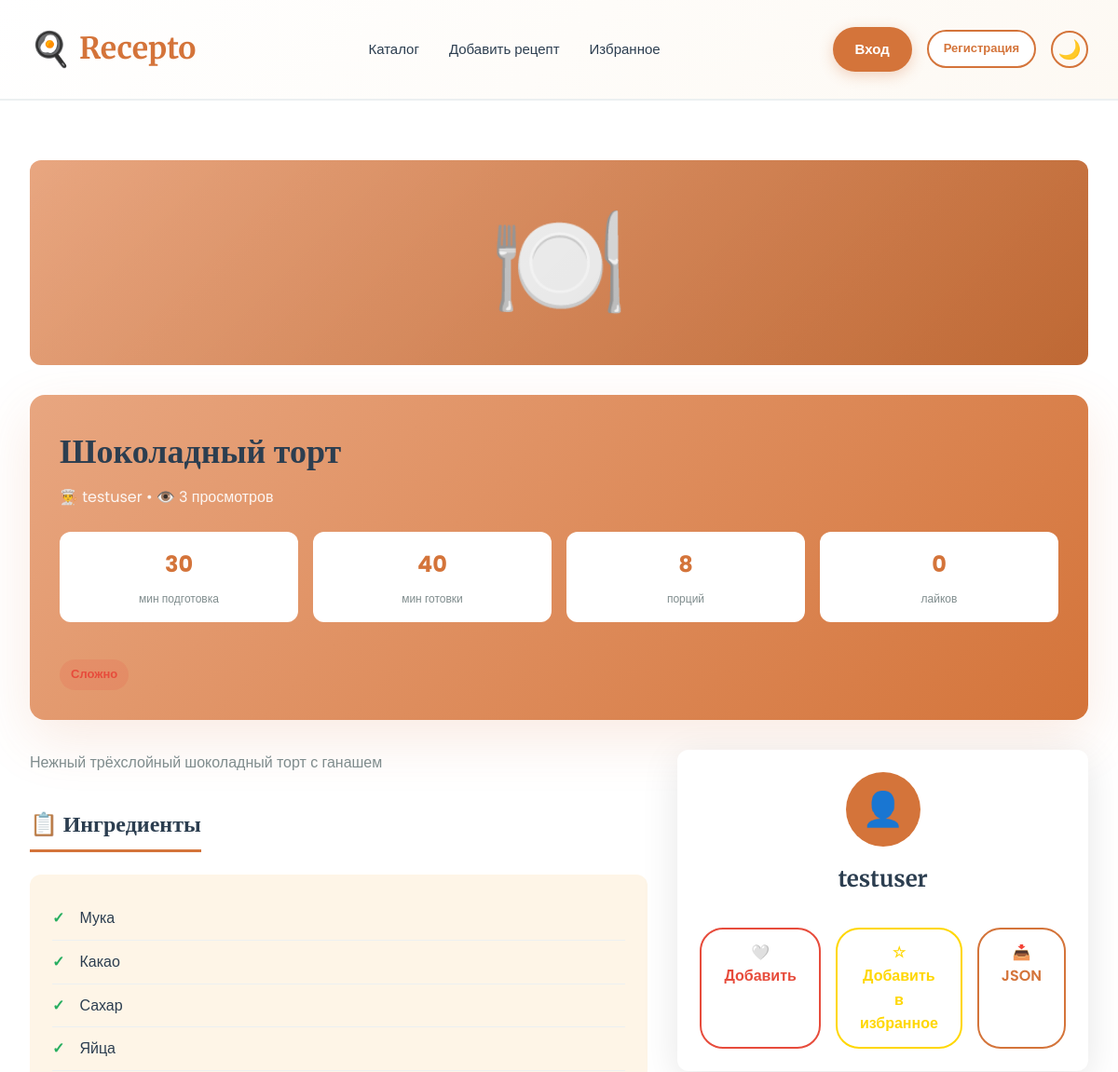
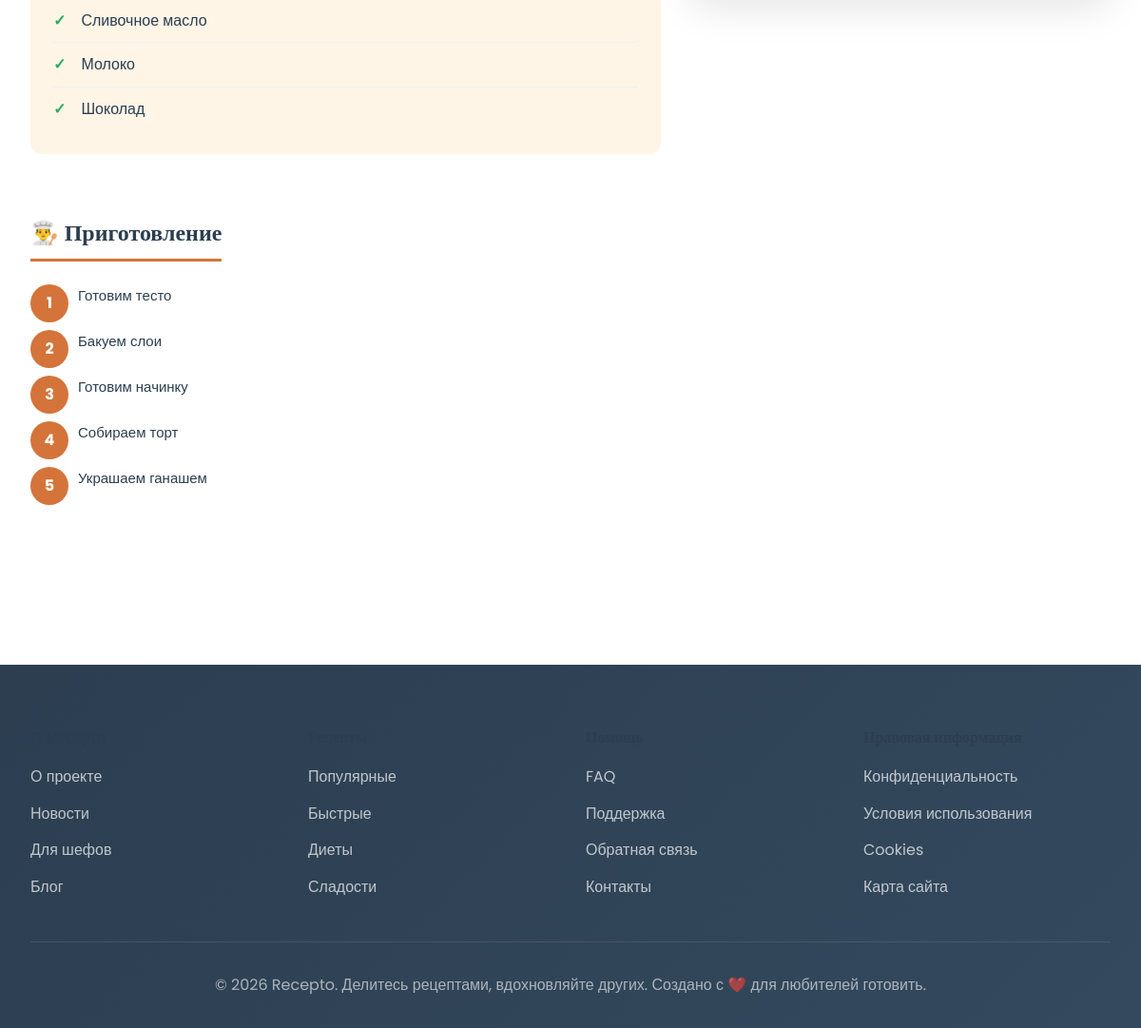
/recipe/4/, run on the app's committed database (2 pictures, top to bottom).
### main/models.py (models this page shows, shortened)
class Recipe(models.Model):
    DIFFICULTY = [
        ('easy', 'Легко'),
        ('medium', 'Средне'),
        ('hard', 'Сложно'),
    ]
    CATEGORY = [
        ('breakfast', 'Завтрак'),
        ('lunch', 'Обед'),
        ('dinner', 'Ужин'),
        ('dessert', 'Десерт'),
        ('drink', 'Напиток'),
    ]
    title = models.CharField(max_length=200)
    author = models.ForeignKey(
        User,
        on_delete=models.CASCADE
    )
    description = models.TextField()
    category = models.CharField(
        max_length=20,
        choices=CATEGORY
    )
    image = models.ImageField(
        upload_to='recipes/',
        blank=True,
        null=True
    )
    ingredients = models.TextField()
    instructions = models.TextField()
    prep_time = models.IntegerField(default=0)
    cook_time = models.IntegerField(default=0)
    servings = models.IntegerField(default=1)
    difficulty = models.CharField(
        max_length=10,
        choices=DIFFICULTY,
        default='medium'
    )
    likes = models.IntegerField(default=0)
    views = models.IntegerField(default=0)
    created_at = models.DateTimeField(
        auto_now_add=True
    )

### main/views.py (the view, shortened to what this page needs)
# urls.py: path('recipe/<int:recipe_id>/', views.recipe_detail, name='recipe_detail'),
def recipe_detail(request, recipe_id):
    recipe = get_object_or_404(
        Recipe,
        id=recipe_id
    )
    recipe.views += 1
    recipe.save()
    liked = False
    favorite = False
    return render(request, 'main/recipe_detail.html', {
        'recipe': recipe,
        'liked': liked,
        'favorite': favorite,
        'ingredients': recipe.ingredients.split('\n'),
        'instructions': recipe.instructions.split('\n')
    })

### main/templates/main/recipe_detail.html (shortened to what this page needs)
{% extends 'main/base.html' %}
{% block content %}
<section class="section">
  <div class="container">
    {% if recipe.image %}
      <img src="{{ recipe.image.url }}" alt="{{ recipe.title }}" class="recipe-image">
    {% else %}
      <div class="recipe-image" style="background:linear-gradient(135deg,var(--primary-light),var(--primary));display:flex;align-items:center;justify-content:center;font-size:120px">🍽️</div>
    {% endif %}
    <div class="recipe-hero">
      <h1 style="margin:0;font-size:36px">{{ recipe.title }}</h1>
      <p style="margin:0.5rem 0 0;opacity:0.9">👨‍🍳 {{ recipe.author.username }} • 👁️ {{ recipe.views }} просмотров</p>
      <div class="recipe-info-grid">
        <div class="recipe-info-item">
          <div class="recipe-info-value">{{ recipe.prep_time }}</div>
          <div class="recipe-info-label">мин подготовка</div>
        </div>
        <div class="recipe-info-item">
          <div class="recipe-info-value">{{ recipe.cook_time }}</div>
          <div class="recipe-info-label">мин готовки</div>
        </div>
        <div class="recipe-info-item">
          <div class="recipe-info-value">{{ recipe.servings }}</div>
          <div class="recipe-info-label">порций</div>
        </div>
        <div class="recipe-info-item">
          <div class="recipe-info-value">{{ recipe.likes }}</div>
          <div class="recipe-info-label">лайков</div>
        </div>
      </div>
      <div class="recipe-difficulty difficulty-{{ recipe.difficulty }}">
        {{ recipe.get_difficulty_display }}
      </div>
    </div>
    <div style="display:grid;grid-template-columns:2fr 1fr;gap:2rem;margin-bottom:2rem">
      <div>
        <p style="color:var(--text-light);line-height:1.8;font-size:16px">{{ recipe.description }}</p>
        <h2 class="section-title">📋 Ингредиенты</h2>
        <div class="ingredients-list">
          {% for ingredient in ingredients %}
            <div class="ingredient-item">{{ ingredient }}</div>
          {% endfor %}
        </div>
        <h2 class="section-title">👨‍🍳 Приготовление</h2>
        <div class="instructions-list">
          {% for instruction in instructions %}
            <div class="instruction-item">
              <div class="instruction-text">{{ instruction }}</div>
            </div>
          {% endfor %}
        </div>
      </div>
      <div>
        <div class="recipe-author">
          {% if recipe.author.userprofile.avatar %}
            <img src="{{ recipe.author.userprofile.avatar.url }}" alt="{{ recipe.author.username }}" class="author-avatar" style="width:80px;height:80px;border-radius:50%;object-fit:cover;margin:0 auto 1rem">
          {% else %}
            <div class="author-avatar">👤</div>
          {% endif %}
          <h3>{{ recipe.author.get_full_name|default:recipe.author.username }}</h3>
          <div class="recipe-actions">
            {% if is_liked %}
              <a href="{% url 'toggle_like' recipe.id %}" class="btn-like liked">❤️ Нравится</a>
            {% else %}
              <a href="{% url 'toggle_like' recipe.id %}" class="btn-like">🤍 Добавить</a>
            {% endif %}
            {% if is_favorited %}
              <a href="{% url 'toggle_favorite' recipe.id %}" class="btn-like" style="border-color:#FFD700;color:#FFD700;background:transparent">⭐ В избранном</a>
            {% else %}
              <a href="{% url 'toggle_favorite' recipe.id %}" class="btn-like" style="border-color:#FFD700;color:#FFD700;background:transparent">☆ Добавить в избранное</a>
            {% endif %}
            <a href="{% url 'download_recipe' recipe.id %}" class="btn-like" style="border-color:var(--primary);color:var(--primary);background:transparent">📥 JSON</a>
          </div>
        </div>
      </div>
    </div>
  </div>
</section>
{% endblock %}

### main/templates/main/base.html (style rules this page uses)
* { margin: 0; padding: 0; box-sizing: border-box; }
:root { --primary: #d4743a; --primary-light: #e8a680; --primary-dark: #b8621f; --secondary: #2c3e50; --accent: #e74c3c; --success: #27ae60; --light: #fef5e7; --white: #ffffff; --text-dark: #2c3e50; --text-light: #7f8c8d; --border: #ecf0f1; --shadow: 0 10px 40px rgba(0, 0, 0, 0.1); --shadow-lg: 0 20px 60px rgba(212, 116, 58, 0.15); }
html { scroll-behavior: smooth; }
body { font-family: 'Poppins', sans-serif; color: var(--text-dark); background: var(--white); line-height: 1.6; transition: background-color 0.3s ease, color 0.3s ease; }
h1, h2, h3, h4, h5, h6 { font-family: 'Merriweather', serif; color: var(--text-dark); margin-bottom: 1rem; }
h1 { font-size: 48px; }
h2 { font-size: 36px; }
h3 { font-size: 24px; }
a { text-decoration: none; color: var(--primary); transition: color 0.3s ease; }
.container { max-width: 1200px; margin: 0 auto; padding: 0 2rem; }
* { transition: background-color 0.3s ease, color 0.3s ease, border-color 0.3s ease; }
.recipe-image { width: 100%; height: 220px; background: linear-gradient(135deg, var(--primary-light) 0%, var(--primary) 100%); display: flex; align-items: center; justify-content: center; font-size: 80px; position: relative; overflow: hidden; }
.recipe-image::before { content: ''; position: absolute; top: 0; left: 0; width: 100%; height: 100%; background: linear-gradient(135deg, transparent 0%, rgba(0, 0, 0, 0.1) 100%); }
.section { padding: 4rem 0; }
.section-title { text-align: center; margin-bottom: 3rem; }

### main/templates/main/recipe_detail.html (style rules this page uses)
.recipe-hero { background: linear-gradient(135deg, var(--primary-light) 0%, var(--primary) 100%); padding: 2rem; border-radius: 16px; color: white; margin-bottom: 2rem; box-shadow: var(--shadow-lg); }
.recipe-image { width: 100%; max-height: 400px; border-radius: 12px; object-fit: cover; margin-bottom: 2rem; }
.recipe-info-grid { display: grid; grid-template-columns: repeat(4, 1fr); gap: 1rem; margin: 1.5rem 0; }
.recipe-info-item { background: white; padding: 1rem; border-radius: 12px; text-align: center; }
.recipe-info-value { font-size: 24px; font-weight: 700; color: var(--primary); }
.recipe-info-label { font-size: 12px; color: var(--text-light); margin-top: 0.5rem; }
.recipe-difficulty { display: inline-block; padding: 6px 12px; border-radius: 20px; font-size: 13px; font-weight: 600; margin-top: 1rem; }
.difficulty-hard { background: rgba(231, 76, 60, 0.15); color: var(--accent); }
.section-title { font-size: 24px; margin: 2rem 0 1.5rem; color: var(--text-dark); border-bottom: 3px solid var(--primary); padding-bottom: 0.5rem; display: inline-block; }
.ingredients-list { background: var(--light); padding: 1.5rem; border-radius: 12px; margin-bottom: 2rem; }
.ingredient-item { padding: 10px 0; border-bottom: 1px solid var(--border); display: flex; align-items: center; }
.ingredient-item:last-child { border-bottom: none; }
.ingredient-item::before { content: '✓'; color: var(--success); font-weight: bold; margin-right: 1rem; font-size: 16px; }
.instructions-list { counter-reset: step-counter; }
.instruction-item { counter-increment: step-counter; margin-bottom: 1.5rem; padding-left: 50px; position: relative; }
.instruction-item::before { content: counter(step-counter); position: absolute; left: 0; top: 0; background: var(--primary); color: white; width: 40px; height: 40px; border-radius: 50%; display: flex; align-items: center; justify-content: center; font-weight: 700; }
.instruction-text { font-size: 15px; line-height: 1.6; color: var(--text-dark); }
.recipe-author { background: white; padding: 1.5rem; border-radius: 12px; box-shadow: var(--shadow); text-align: center; }
.author-avatar { width: 80px; height: 80px; border-radius: 50%; background: var(--primary); color: white; display: flex; align-items: center; justify-content: center; font-size: 36px; margin: 0 auto 1rem; }
.recipe-actions { display: flex; gap: 1rem; margin-top: 2rem; }
.btn-like { background: none; border: 2px solid var(--accent); color: var(--accent); padding: 12px 24px; border-radius: 25px; cursor: pointer; font-weight: 600; transition: all 0.3s ease; text-decoration: none; display: inline-block; }

### data on the page
Recipe: title "Шоколадный торт", author.username "testuser", views "3", prep_time "30", cook_time "40", servings "8", likes "0", difficulty "Сложно", description "Нежный трёхслойный шоколадный торт с ганашем", author.get_full_name "testuser"

### other printed values
{{ ingredient }} "Мука" "Какао" "Сахар" "Яйца" "Сливочное масло" "Молоко" "Шоколад"
{{ instruction }} "Готовим тесто" "Бакуем слои" "Готовим начинку" "Собираем торт" "Украшаем ганашем"
